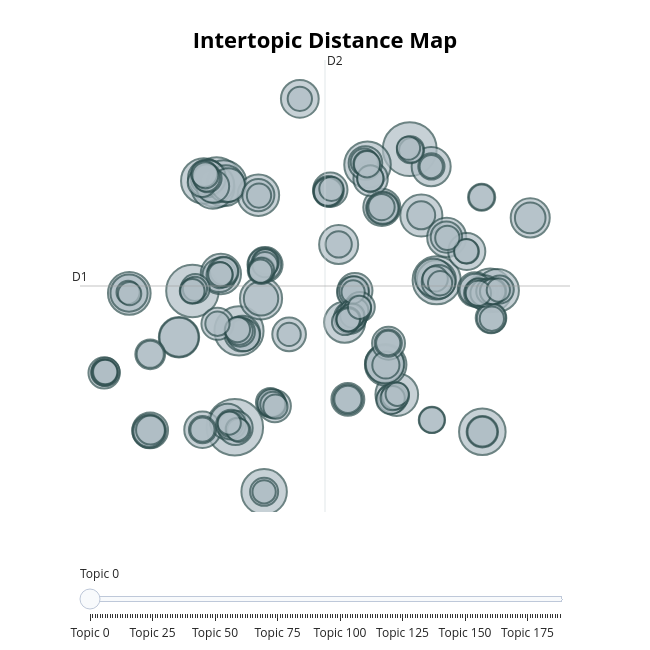

The notebook cell this image was saved under:
### Code cell
# Visualize the distance between topics
fig2 = topic_model.visualize_topics()
fig2

### Figure 1 — Plotly figure (JSON) as saved in the notebook; plotly's stock layout.template omitted (floating-point values rounded to 4 significant figures; data arrays with more than 128 entries replaced by an {"elided": "..."} marker saying what was removed)
{"data": [{"customdata": {"elided": "189x3 mixed values"}, "hovertemplate": "<b>Topic %{customdata[0]}</b><br>%{customdata[1]}<br>Size: %{customdata[2]}", "legendgroup": "", "marker": {"color": "#B0BEC5", "line": {"color": "DarkSlateGrey", "width": 2}, "size": {"elided": "189 int values"}, "sizemode": "area", "sizeref": 0.04063, "symbol": "circle"}, "mode": "markers", "name": "", "orientation": "v", "showlegend": false, "type": "scatter", "x": {"elided": "189 float values"}, "xaxis": "x", "y": {"elided": "189 float values"}, "yaxis": "y"}], "layout": {"annotations": [{"showarrow": false, "text": "D1", "x": -12.54, "y": 5.649, "yshift": 10}, {"showarrow": false, "text": "D2", "x": 4.056, "xshift": 10, "y": 23.54}], "height": 650, "hoverlabel": {"bgcolor": "white", "font": {"family": "Rockwell", "size": 16}}, "legend": {"itemsizing": "constant", "tracegroupgap": 0}, "margin": {"t": 60}, "shapes": [{"line": {"color": "#CFD8DC", "width": 2}, "type": "line", "x0": 4.056, "x1": 4.056, "y0": -12.25, "y1": 23.54}, {"line": {"color": "#9E9E9E", "width": 2}, "type": "line", "x0": -12.54, "x1": 20.66, "y0": 5.649, "y1": 5.649}], "sliders": [{"active": 0, "pad": {"t": 50}, "steps": [{"args": [{"marker.color": {"elided": "1x189 str values"}}], "label": "Topic 0", "method": "update"}, {"args": [{"marker.color": {"elided": "1x189 str values"}}], "label": "Topic 1", "method": "update"}, {"args": [{"marker.color": {"elided": "1x189 str values"}}], "label": "Topic 2", "method": "update"}, {"args": [{"marker.color": {"elided": "1x189 str values"}}], "label": "Topic 3", "method": "update"}, {"args": [{"marker.color": {"elided": "1x189 str values"}}], "label": "Topic 4", "method": "update"}, {"args": [{"marker.color": {"elided": "1x189 str values"}}], "label": "Topic 5", "method": "update"}, {"args": [{"marker.color": {"elided": "1x189 str values"}}], "label": "Topic 6", "method": "update"}, {"args": [{"marker.color": {"elided": "1x189 str values"}}], "label": "Topic 7", "method": "update"}, {"args": [{"marker.color": {"elided": "1x189 str values"}}], "label": "Topic 8", "method": "update"}, {"args": [{"marker.color": {"elided": "1x189 str values"}}], "label": "Topic 9", "method": "update"}, {"args": [{"marker.color": {"elided": "1x189 str values"}}], "label": "Topic 10", "method": "update"}, {"args": [{"marker.color": {"elided": "1x189 str values"}}], "label": "Topic 11", "method": "update"}, {"args": [{"marker.color": {"elided": "1x189 str values"}}], "label": "Topic 12", "method": "update"}, {"args": [{"marker.color": {"elided": "1x189 str values"}}], "label": "Topic 13", "method": "update"}, {"args": [{"marker.color": {"elided": "1x189 str values"}}], "label": "Topic 14", "method": "update"}, {"args": [{"marker.color": {"elided": "1x189 str values"}}], "label": "Topic 15", "method": "update"}, {"args": [{"marker.color": {"elided": "1x189 str values"}}], "label": "Topic 16", "method": "update"}, {"args": [{"marker.color": {"elided": "1x189 str values"}}], "label": "Topic 17", "method": "update"}, {"args": [{"marker.color": {"elided": "1x189 str values"}}], "label": "Topic 18", "method": "update"}, {"args": [{"marker.color": {"elided": "1x189 str values"}}], "label": "Topic 19", "method": "update"}, {"args": [{"marker.color": {"elided": "1x189 str values"}}], "label": "Topic 20", "method": "update"}, {"args": [{"marker.color": {"elided": "1x189 str values"}}], "label": "Topic 21", "method": "update"}, {"args": [{"marker.color": {"elided": "1x189 str values"}}], "label": "Topic 22", "method": "update"}, {"args": [{"marker.color": {"elided": "1x189 str values"}}], "label": "Topic 23", "method": "update"}, {"args": [{"marker.color": {"elided": "1x189 str values"}}], "label": "Topic 24", "method": "update"}, {"args": [{"marker.color": {"elided": "1x189 str values"}}], "label": "Topic 25", "method": "update"}, {"args": [{"marker.color": {"elided": "1x189 str values"}}], "label": "Topic 26", "method": "update"}, {"args": [{"marker.color": {"elided": "1x189 str values"}}], "label": "Topic 27", "method": "update"}, {"args": [{"marker.color": {"elided": "1x189 str values"}}], "label": "Topic 28", "method": "update"}, {"args": [{"marker.color": {"elided": "1x189 str values"}}], "label": "Topic 29", "method": "update"}, {"args": [{"marker.color": {"elided": "1x189 str values"}}], "label": "Topic 30", "method": "update"}, {"args": [{"marker.color": {"elided": "1x189 str values"}}], "label": "Topic 31", "method": "update"}, {"args": [{"marker.color": {"elided": "1x189 str values"}}], "label": "Topic 32", "method": "update"}, {"args": [{"marker.color": {"elided": "1x189 str values"}}], "label": "Topic 33", "method": "update"}, {"args": [{"marker.color": {"elided": "1x189 str values"}}], "label": "Topic 34", "method": "update"}, {"args": [{"marker.color": {"elided": "1x189 str values"}}], "label": "Topic 35", "method": "update"}, {"args": [{"marker.color": {"elided": "1x189 str values"}}], "label": "Topic 36", "method": "update"}, {"args": [{"marker.color": {"elided": "1x189 str values"}}], "label": "Topic 37", "method": "update"}, {"args": [{"marker.color": {"elided": "1x189 str values"}}], "label": "Topic 38", "method": "update"}, {"args": [{"marker.color": {"elided": "1x189 str values"}}], "label": "Topic 39", "method": "update"}, {"args": [{"marker.color": {"elided": "1x189 str values"}}], "label": "Topic 40", "method": "update"}, {"args": [{"marker.color": {"elided": "1x189 str values"}}], "label": "Topic 41", "method": "update"}, {"args": [{"marker.color": {"elided": "1x189 str values"}}], "label": "Topic 42", "method": "update"}, {"args": [{"marker.color": {"elided": "1x189 str values"}}], "label": "Topic 43", "method": "update"}, {"args": [{"marker.color": {"elided": "1x189 str values"}}], "label": "Topic 44", "method": "update"}, {"args": [{"marker.color": {"elided": "1x189 str values"}}], "label": "Topic 45", "method": "update"}, {"args": [{"marker.color": {"elided": "1x189 str values"}}], "label": "Topic 46", "method": "update"}, {"args": [{"marker.color": {"elided": "1x189 str values"}}], "label": "Topic 47", "method": "update"}, {"args": [{"marker.color": {"elided": "1x189 str values"}}], "label": "Topic 48", "method": "update"}, {"args": [{"marker.color": {"elided": "1x189 str values"}}], "label": "Topic 49", "method": "update"}, {"args": [{"marker.color": {"elided": "1x189 str values"}}], "label": "Topic 50", "method": "update"}, {"args": [{"marker.color": {"elided": "1x189 str values"}}], "label": "Topic 51", "method": "update"}, {"args": [{"marker.color": {"elided": "1x189 str values"}}], "label": "Topic 52", "method": "update"}, {"args": [{"marker.color": {"elided": "1x189 str values"}}], "label": "Topic 53", "method": "update"}, {"args": [{"marker.color": {"elided": "1x189 str values"}}], "label": "Topic 54", "method": "update"}, {"args": [{"marker.color": {"elided": "1x189 str values"}}], "label": "Topic 55", "method": "update"}, {"args": [{"marker.color": {"elided": "1x189 str values"}}], "label": "Topic 56", "method": "update"}, {"args": [{"marker.color": {"elided": "1x189 str values"}}], "label": "Topic 57", "method": "update"}, {"args": [{"marker.color": {"elided": "1x189 str values"}}], "label": "Topic 58", "method": "update"}, {"args": [{"marker.color": {"elided": "1x189 str values"}}], "label": "Topic 59", "method": "update"}, {"args": [{"marker.color": {"elided": "1x189 str values"}}], "label": "Topic 60", "method": "update"}, {"args": [{"marker.color": {"elided": "1x189 str values"}}], "label": "Topic 61", "method": "update"}, {"args": [{"marker.color": {"elided": "1x189 str values"}}], "label": "Topic 62", "method": "update"}, {"args": [{"marker.color": {"elided": "1x189 str values"}}], "label": "Topic 63", "method": "update"}, {"args": [{"marker.color": {"elided": "1x189 str values"}}], "label": "Topic 64", "method": "update"}, {"args": [{"marker.color": {"elided": "1x189 str values"}}], "label": "Topic 65", "method": "update"}, {"args": [{"marker.color": {"elided": "1x189 str values"}}], "label": "Topic 66", "method": "update"}, {"args": [{"marker.color": {"elided": "1x189 str values"}}], "label": "Topic 67", "method": "update"}, {"args": [{"marker.color": {"elided": "1x189 str values"}}], "label": "Topic 68", "method": "update"}, {"args": [{"marker.color": {"elided": "1x189 str values"}}], "label": "Topic 69", "method": "update"}, {"args": [{"marker.color": {"elided": "1x189 str values"}}], "label": "Topic 70", "method": "update"}, {"args": [{"marker.color": {"elided": "1x189 str values"}}], "label": "Topic 71", "method": "update"}, {"args": [{"marker.color": {"elided": "1x189 str values"}}], "label": "Topic 72", "method": "update"}, {"args": [{"marker.color": {"elided": "1x189 str values"}}], "label": "Topic 73", "method": "update"}, {"args": [{"marker.color": {"elided": "1x189 str values"}}], "label": "Topic 74", "method": "update"}, {"args": [{"marker.color": {"elided": "1x189 str values"}}], "label": "Topic 75", "method": "update"}, {"args": [{"marker.color": {"elided": "1x189 str values"}}], "label": "Topic 76", "method": "update"}, {"args": [{"marker.color": {"elided": "1x189 str values"}}], "label": "Topic 77", "method": "update"}, {"args": [{"marker.color": {"elided": "1x189 str values"}}], "label": "Topic 78", "method": "update"}, {"args": [{"marker.color": {"elided": "1x189 str values"}}], "label": "Topic 79", "method": "update"}, {"args": [{"marker.color": {"elided": "1x189 str values"}}], "label": "Topic 80", "method": "update"}, {"args": [{"marker.color": {"elided": "1x189 str values"}}], "label": "Topic 81", "method": "update"}, {"args": [{"marker.color": {"elided": "1x189 str values"}}], "label": "Topic 82", "method": "update"}, {"args": [{"marker.color": {"elided": "1x189 str values"}}], "label": "Topic 83", "method": "update"}, {"args": [{"marker.color": {"elided": "1x189 str values"}}], "label": "Topic 84", "method": "update"}, {"args": [{"marker.color": {"elided": "1x189 str values"}}], "label": "Topic 85", "method": "update"}, {"args": [{"marker.color": {"elided": "1x189 str values"}}], "label": "Topic 86", "method": "update"}, {"args": [{"marker.color": {"elided": "1x189 str values"}}], "label": "Topic 87", "method": "update"}, {"args": [{"marker.color": {"elided": "1x189 str values"}}], "label": "Topic 88", "method": "update"}, {"args": [{"marker.color": {"elided": "1x189 str values"}}], "label": "Topic 89", "method": "update"}, {"args": [{"marker.color": {"elided": "1x189 str values"}}], "label": "Topic 90", "method": "update"}, {"args": [{"marker.color": {"elided": "1x189 str values"}}], "label": "Topic 91", "method": "update"}, {"args": [{"marker.color": {"elided": "1x189 str values"}}], "label": "Topic 92", "method": "update"}, {"args": [{"marker.color": {"elided": "1x189 str values"}}], "label": "Topic 93", "method": "update"}, {"args": [{"marker.color": {"elided": "1x189 str values"}}], "label": "Topic 94", "method": "update"}, {"args": [{"marker.color": {"elided": "1x189 str values"}}], "label": "Topic 95", "method": "update"}, {"args": [{"marker.color": {"elided": "1x189 str values"}}], "label": "Topic 96", "method": "update"}, {"args": [{"marker.color": {"elided": "1x189 str values"}}], "label": "Topic 97", "method": "update"}, {"args": [{"marker.color": {"elided": "1x189 str values"}}], "label": "Topic 98", "method": "update"}, {"args": [{"marker.color": {"elided": "1x189 str values"}}], "label": "Topic 99", "method": "update"}, {"args": [{"marker.color": {"elided": "1x189 str values"}}], "label": "Topic 100", "method": "update"}, {"args": [{"marker.color": {"elided": "1x189 str values"}}], "label": "Topic 101", "method": "update"}, {"args": [{"marker.color": {"elided": "1x189 str values"}}], "label": "Topic 102", "method": "update"}, {"args": [{"marker.color": {"elided": "1x189 str values"}}], "label": "Topic 103", "method": "update"}, {"args": [{"marker.color": {"elided": "1x189 str values"}}], "label": "Topic 104", "method": "update"}, {"args": [{"marker.color": {"elided": "1x189 str values"}}], "label": "Topic 105", "method": "update"}, {"args": [{"marker.color": {"elided": "1x189 str values"}}], "label": "Topic 106", "method": "update"}, {"args": [{"marker.color": {"elided": "1x189 str values"}}], "label": "Topic 107", "method": "update"}, {"args": [{"marker.color": {"elided": "1x189 str values"}}], "label": "Topic 108", "method": "update"}, {"args": [{"marker.color": {"elided": "1x189 str values"}}], "label": "Topic 109", "method": "update"}, {"args": [{"marker.color": {"elided": "1x189 str values"}}], "label": "Topic 110", "method": "update"}, {"args": [{"marker.color": {"elided": "1x189 str values"}}], "label": "Topic 111", "method": "update"}, {"args": [{"marker.color": {"elided": "1x189 str values"}}], "label": "Topic 112", "method": "update"}, {"args": [{"marker.color": {"elided": "1x189 str values"}}], "label": "Topic 113", "method": "update"}, {"args": [{"marker.color": {"elided": "1x189 str values"}}], "label": "Topic 114", "method": "update"}, {"args": [{"marker.color": {"elided": "1x189 str values"}}], "label": "Topic 115", "method": "update"}, {"args": [{"marker.color": {"elided": "1x189 str values"}}], "label": "Topic 116", "method": "update"}, {"args": [{"marker.color": {"elided": "1x189 str values"}}], "label": "Topic 117", "method": "update"}, {"args": [{"marker.color": {"elided": "1x189 str values"}}], "label": "Topic 118", "method": "update"}, {"args": [{"marker.color": {"elided": "1x189 str values"}}], "label": "Topic 119", "method": "update"}, {"args": [{"marker.color": {"elided": "1x189 str values"}}], "label": "Topic 120", "method": "update"}, {"args": [{"marker.color": {"elided": "1x189 str values"}}], "label": "Topic 121", "method": "update"}, {"args": [{"marker.color": {"elided": "1x189 str values"}}], "label": "Topic 122", "method": "update"}, {"args": [{"marker.color": {"elided": "1x189 str values"}}], "label": "Topic 123", "method": "update"}, {"args": [{"marker.color": {"elided": "1x189 str values"}}], "label": "Topic 124", "method": "update"}, {"args": [{"marker.color": {"elided": "1x189 str values"}}], "label": "Topic 125", "method": "update"}, {"args": [{"marker.color": {"elided": "1x189 str values"}}], "label": "Topic 126", "method": "update"}, {"args": [{"marker.color": {"elided": "1x189 str values"}}], "label": "Topic 127", "method": "update"}, {"args": [{"marker.color": {"elided": "1x189 str values"}}], "label": "Topic 128", "method": "update"}, {"args": [{"marker.color": {"elided": "1x189 str values"}}], "label": "Topic 129", "method": "update"}, {"args": [{"marker.color": {"elided": "1x189 str values"}}], "label": "Topic 130", "method": "update"}, {"args": [{"marker.color": {"elided": "1x189 str values"}}], "label": "Topic 131", "method": "update"}, {"args": [{"marker.color": {"elided": "1x189 str values"}}], "label": "Topic 132", "method": "update"}, {"args": [{"marker.color": {"elided": "1x189 str values"}}], "label": "Topic 133", "method": "update"}, {"args": [{"marker.color": {"elided": "1x189 str values"}}], "label": "Topic 134", "method": "update"}, {"args": [{"marker.color": {"elided": "1x189 str values"}}], "label": "Topic 135", "method": "update"}, {"args": [{"marker.color": {"elided": "1x189 str values"}}], "label": "Topic 136", "method": "update"}, {"args": [{"marker.color": {"elided": "1x189 str values"}}], "label": "Topic 137", "method": "update"}, {"args": [{"marker.color": {"elided": "1x189 str values"}}], "label": "Topic 138", "method": "update"}, {"args": [{"marker.color": {"elided": "1x189 str values"}}], "label": "Topic 139", "method": "update"}, {"args": [{"marker.color": {"elided": "1x189 str values"}}], "label": "Topic 140", "method": "update"}, {"args": [{"marker.color": {"elided": "1x189 str values"}}], "label": "Topic 141", "method": "update"}, {"args": [{"marker.color": {"elided": "1x189 str values"}}], "label": "Topic 142", "method": "update"}, {"args": [{"marker.color": {"elided": "1x189 str values"}}], "label": "Topic 143", "method": "update"}, {"args": [{"marker.color": {"elided": "1x189 str values"}}], "label": "Topic 144", "method": "update"}, {"args": [{"marker.color": {"elided": "1x189 str values"}}], "label": "Topic 145", "method": "update"}, {"args": [{"marker.color": {"elided": "1x189 str values"}}], "label": "Topic 146", "method": "update"}, {"args": [{"marker.color": {"elided": "1x189 str values"}}], "label": "Topic 147", "method": "update"}, {"args": [{"marker.color": {"elided": "1x189 str values"}}], "label": "Topic 148", "method": "update"}, {"args": [{"marker.color": {"elided": "1x189 str values"}}], "label": "Topic 149", "method": "update"}, {"args": [{"marker.color": {"elided": "1x189 str values"}}], "label": "Topic 150", "method": "update"}, {"args": [{"marker.color": {"elided": "1x189 str values"}}], "label": "Topic 151", "method": "update"}, {"args": [{"marker.color": {"elided": "1x189 str values"}}], "label": "Topic 152", "method": "update"}, {"args": [{"marker.color": {"elided": "1x189 str values"}}], "label": "Topic 153", "method": "update"}, {"args": [{"marker.color": {"elided": "1x189 str values"}}], "label": "Topic 154", "method": "update"}, {"args": [{"marker.color": {"elided": "1x189 str values"}}], "label": "Topic 155", "method": "update"}, {"args": [{"marker.color": {"elided": "1x189 str values"}}], "label": "Topic 156", "method": "update"}, {"args": [{"marker.color": {"elided": "1x189 str values"}}], "label": "Topic 157", "method": "update"}, {"args": [{"marker.color": {"elided": "1x189 str values"}}], "label": "Topic 158", "method": "update"}, {"args": [{"marker.color": {"elided": "1x189 str values"}}], "label": "Topic 159", "method": "update"}, {"args": [{"marker.color": {"elided": "1x189 str values"}}], "label": "Topic 160", "method": "update"}, {"args": [{"marker.color": {"elided": "1x189 str values"}}], "label": "Topic 161", "method": "update"}, {"args": [{"marker.color": {"elided": "1x189 str values"}}], "label": "Topic 162", "method": "update"}, {"args": [{"marker.color": {"elided": "1x189 str values"}}], "label": "Topic 163", "method": "update"}, {"args": [{"marker.color": {"elided": "1x189 str values"}}], "label": "Topic 164", "method": "update"}, {"args": [{"marker.color": {"elided": "1x189 str values"}}], "label": "Topic 165", "method": "update"}, {"args": [{"marker.color": {"elided": "1x189 str values"}}], "label": "Topic 166", "method": "update"}, {"args": [{"marker.color": {"elided": "1x189 str values"}}], "label": "Topic 167", "method": "update"}, {"args": [{"marker.color": {"elided": "1x189 str values"}}], "label": "Topic 168", "method": "update"}, {"args": [{"marker.color": {"elided": "1x189 str values"}}], "label": "Topic 169", "method": "update"}, {"args": [{"marker.color": {"elided": "1x189 str values"}}], "label": "Topic 170", "method": "update"}, {"args": [{"marker.color": {"elided": "1x189 str values"}}], "label": "Topic 171", "method": "update"}, {"args": [{"marker.color": {"elided": "1x189 str values"}}], "label": "Topic 172", "method": "update"}, {"args": [{"marker.color": {"elided": "1x189 str values"}}], "label": "Topic 173", "method": "update"}, {"args": [{"marker.color": {"elided": "1x189 str values"}}], "label": "Topic 174", "method": "update"}, {"args": [{"marker.color": {"elided": "1x189 str values"}}], "label": "Topic 175", "method": "update"}, {"args": [{"marker.color": {"elided": "1x189 str values"}}], "label": "Topic 176", "method": "update"}, {"args": [{"marker.color": {"elided": "1x189 str values"}}], "label": "Topic 177", "method": "update"}, {"args": [{"marker.color": {"elided": "1x189 str values"}}], "label": "Topic 178", "method": "update"}, {"args": [{"marker.color": {"elided": "1x189 str values"}}], "label": "Topic 179", "method": "update"}, {"args": [{"marker.color": {"elided": "1x189 str values"}}], "label": "Topic 180", "method": "update"}, {"args": [{"marker.color": {"elided": "1x189 str values"}}], "label": "Topic 181", "method": "update"}, {"args": [{"marker.color": {"elided": "1x189 str values"}}], "label": "Topic 182", "method": "update"}, {"args": [{"marker.color": {"elided": "1x189 str values"}}], "label": "Topic 183", "method": "update"}, {"args": [{"marker.color": {"elided": "1x189 str values"}}], "label": "Topic 184", "method": "update"}, {"args": [{"marker.color": {"elided": "1x189 str values"}}], "label": "Topic 185", "method": "update"}, {"args": [{"marker.color": {"elided": "1x189 str values"}}], "label": "Topic 186", "method": "update"}, {"args": [{"marker.color": {"elided": "1x189 str values"}}], "label": "Topic 187", "method": "update"}, {"args": [{"marker.color": {"elided": "1x189 str values"}}], "label": "Topic 188", "method": "update"}]}], "title": {"font": {"color": "Black", "size": 22}, "text": "<b>Intertopic Distance Map</b>", "x": 0.5, "xanchor": "center", "y": 0.95, "yanchor": "top"}, "width": 650, "xaxis": {"anchor": "y", "domain": [0, 1], "range": [-12.54, 20.66], "title": {"text": ""}, "visible": false}, "yaxis": {"anchor": "x", "domain": [0, 1], "range": [-12.25, 23.54], "title": {"text": ""}, "visible": false}}}
